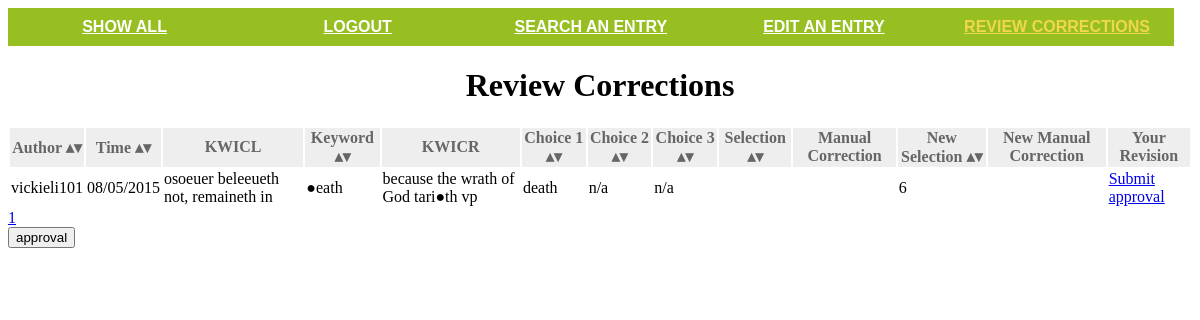
/revision/ (signed in), run on the app's committed database.
### english/models.py (models this page shows, shortened)
class correction(models.Model):
    corrected_word = models.ForeignKey(item)
    correction_author = models.ForeignKey(User)
    correction_made = models.IntegerField(u'correction_made', choices=CORRECTION_CHOICES)
    correction_word = models.CharField(u'correction_word', max_length=200, blank=True, null=True)
    time = models.DateTimeField(auto_now_add=True)
    approved = models.IntegerField(u'approved', choices=APPROVAL_CHOICES, blank=True, null=True)

class item(models.Model):
    file_position = models.CharField(u'file_position', max_length=200, blank=True, null=True)
    kwicl = models.CharField(u'kwicl',max_length=200, blank=True, null=True)
    keyword = models.CharField(u'keyword', max_length=200, blank=True, null=True)
    kwicr = models.CharField(u'kwicr', max_length=200, blank=True, null=True)
    choice1 = models.CharField(u'choice1', max_length=200, blank=True, null=True)
    choice2 = models.CharField(u'choice2', max_length=200, blank=True, null=True)
    choice3 = models.CharField(u'choice3', max_length=200, blank=True, null=True)
    correct_choice = models.CharField(u'correct_choice', max_length=200, blank=True, null=True)

### english/views.py (the view)
# urls.py: url(r'^revision/$', 'english.views.revision'),
def revision(request):
    correction_list = correction.objects.all()
    if request.method == 'POST':
        form = approvalform(request.POST)
        if form.is_valid():
            formdata = form.cleaned_data
            word.update(approved=formdata)
    form = approvalform()
    return render(request, 'revision.html', {'correction_list': correction_list, 'form': form})

### english/forms.py
class approvalform(forms.ModelForm):
    class Meta:
        model = correction
        fields = ['approved']

### english/templates/revision.html (shortened to what this page needs)
<!DOCTYPE html>
<html>
<head>
	<link type="text/css" rel="stylesheet" href="../static/css/index.css" />
</head>
<body>
  <div class='navbar'>
<ul>
  <li> <a href="/">Show All</a></li>
  <li>{% if user.is_authenticated %}
  <a href="/logout/">Logout</a><br />
  {% else %}
  <a href="/register/">Register</a> / <a href="/login/">Login</a>
  {% endif %}
  </li>
  <li><a href="/findentry/">Search an Entry</a></li>
  <li><a href="/requesttoedit/">Edit an Entry</a></li>
  <li><a class="current" href="/revision/">Review Corrections</a></li>
</ul>
</div>
	<h1 id='top'>Review Corrections</h1>
  <div>
      <form action="." method="POST" >{% csrf_token %}
        <div>
          <table id="data" class='sortable'>
            <thead>
        <tr><th>Author</th><th>Time</th><th class='sorttable_nosort'>KWICL</th><th class="sorttable_alpha">Keyword</th><th class='sorttable_nosort'>KWICR</th><th>Choice 1</th><th>Choice 2</th><th>Choice 3</th><th>Selection</th><th  class='sorttable_nosort'>Manual Correction</th><th>New Selection</th><th class='sorttable_nosort'>New Manual Correction</th><th class='sorttable_nosort'>Your Revision</th></tr>
      </thead>
      <tbody>
{% for corr in correction_list %}
      <tr><td>{{corr.correction_author}}</td><td>{{corr.time | date:"m/d/Y"}}</td>
          <td>{{corr.corrected_word.kwicl}}</td><td>{{corr.corrected_word.keyword}}</td>
          <td>{{corr.corrected_word.kwicr}}</td><td>{{corr.corrected_word.choice1}}</td>
          <td>{{corr.corrected_word.choice2}}</td><td>{{corr.corrected_word.choice3}}</td>
          <td>{{corr.corrected_word.correct_choice}}</td><td>{{corr.corrected_word.manually_entered_word}}</td>
          <td>{{corr.correction_made}}</td><td>{{corr.correction_word}}</td>
          <td><a href="../approval/{{corr.corrected_word.file_position}}">Submit approval</a></td></tr>
{% endfor %}
      </tbody>
    </table>
        </div>
        <input type="submit" class="btn btn-inverse" value="approval">
      </form>
  </div>
</body>
</html>

### english/static/css/index.css (style rules this page uses)
h1 { display: block; font-weight: bold; text-align: center; text-decoration: none; font-family: Cambaria; }
#data { width: 100%; }
.navbar ul { list-style-type: none; margin: 0; padding: 0; overflow: hidden; }
.navbar li { float: left; display: block; width: 18%; font-weight: bold; color: #FFFFFF; background-color: #98bf21; text-align: center; padding: 10px; text-decoration: none; text-transform: uppercase; }
.navbar li a.current { color:#f1d74c; }
.navbar a { color:#FFFFFF; font-family:Helvetica; }
table.sortable thead { background-color:#eee; color:#666666; font-weight: bold; cursor: default; }
table.sortable thead th:not(.sorttable_sorted):not(.sorttable_sorted_reverse):not(.sorttable_nosort):after { content: " \25B4\25BE" }

### data on the page
correction: correction_author "vickieli101", time "08/05/2015", corrected_word.kwicl "osoeuer beleeueth not, remaineth in", corrected_word.keyword "●eath", corrected_word.kwicr "because the wrath of God tari●th vp", corrected_word.choice1 "death", corrected_word.choice2 "n/a", corrected_word.choice3 "n/a", correction_made "6"
